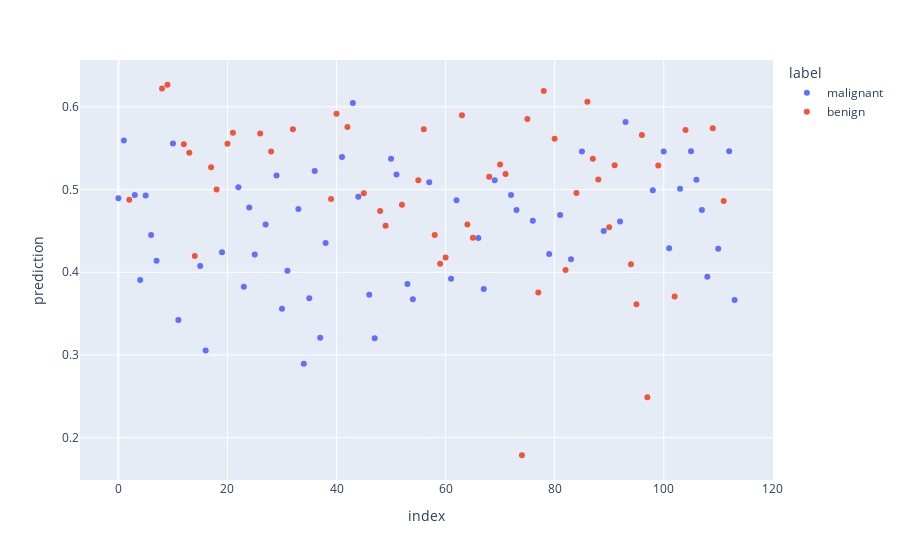

The notebook cell this image was saved under:
### Markdown cell above
### Model Performence: Pre-training

Parameters in our `model` defined above are randomly initialized by PyTorch. Let us visualize how our model performs on the testing dataset.

### Code cell
inSize, outSize = 31, 1
model = nn.Sequential(nn.Linear(inSize, outSize), # innner product
                      nn.Sigmoid())               # sigmoid
hat_y_test = model(x_test).detach()
label = y_test.squeeze().type(torch.bool)
label = ['malignant' if tmp else 'benign' for tmp in label]

df_pretrain = pd.DataFrame({'prediction':hat_y_test.squeeze(),
                            'label':label
                           }
                          )

fig = px.scatter(data_frame=df_pretrain,
                 y='prediction',
                 color='label',
                 labels={True:'malignant',
                         'benign':False})
fig.show()

### Figure 1 — Plotly figure (JSON) as saved in the notebook; plotly's stock layout.template omitted (floating-point values rounded to 4 significant figures)
{"data": [{"hovertemplate": "label=malignant<br>index=%{x}<br>prediction=%{y}<extra></extra>", "legendgroup": "malignant", "marker": {"color": "#636efa", "symbol": "circle"}, "mode": "markers", "name": "malignant", "orientation": "v", "showlegend": true, "type": "scatter", "x": [0, 1, 3, 4, 5, 6, 7, 10, 11, 15, 16, 19, 22, 23, 24, 25, 27, 29, 30, 31, 33, 34, 35, 36, 37, 38, 41, 43, 44, 46, 47, 50, 51, 53, 54, 57, 61, 62, 66, 67, 69, 72, 73, 76, 79, 81, 83, 85, 89, 92, 93, 98, 100, 101, 103, 105, 106, 107, 108, 110, 112, 113], "xaxis": "x", "y": [0.4897, 0.5593, 0.4935, 0.3906, 0.493, 0.445, 0.414, 0.5558, 0.3423, 0.4077, 0.3054, 0.4244, 0.5029, 0.3824, 0.4782, 0.4216, 0.4579, 0.517, 0.3559, 0.4018, 0.4766, 0.2895, 0.3686, 0.5224, 0.3208, 0.4354, 0.5393, 0.6046, 0.4914, 0.3727, 0.3202, 0.5372, 0.5182, 0.3859, 0.3673, 0.5088, 0.3921, 0.4871, 0.4414, 0.3798, 0.5114, 0.4934, 0.4752, 0.4623, 0.4222, 0.4693, 0.4157, 0.5461, 0.4499, 0.4614, 0.5816, 0.4993, 0.5461, 0.4292, 0.5009, 0.5465, 0.5118, 0.4752, 0.3947, 0.4285, 0.5462, 0.3664], "yaxis": "y"}, {"hovertemplate": "label=benign<br>index=%{x}<br>prediction=%{y}<extra></extra>", "legendgroup": "benign", "marker": {"color": "#EF553B", "symbol": "circle"}, "mode": "markers", "name": "benign", "orientation": "v", "showlegend": true, "type": "scatter", "x": [2, 8, 9, 12, 13, 14, 17, 18, 20, 21, 26, 28, 32, 39, 40, 42, 45, 48, 49, 52, 55, 56, 58, 59, 60, 63, 64, 65, 68, 70, 71, 74, 75, 77, 78, 80, 82, 84, 86, 87, 88, 90, 91, 94, 95, 96, 97, 99, 102, 104, 109, 111], "xaxis": "x", "y": [0.4878, 0.6222, 0.6268, 0.5549, 0.5446, 0.4197, 0.5269, 0.5, 0.5553, 0.5686, 0.5678, 0.546, 0.573, 0.4886, 0.5916, 0.5756, 0.4956, 0.4741, 0.4564, 0.4815, 0.5112, 0.5728, 0.445, 0.4102, 0.4178, 0.59, 0.4576, 0.4419, 0.5155, 0.5303, 0.5189, 0.1788, 0.5853, 0.3755, 0.6194, 0.5614, 0.4027, 0.496, 0.6063, 0.5372, 0.5123, 0.4544, 0.5294, 0.4098, 0.3615, 0.5662, 0.2489, 0.5292, 0.3707, 0.5722, 0.574, 0.4861], "yaxis": "y"}], "layout": {"autosize": true, "legend": {"title": {"text": "label"}, "tracegroupgap": 0}, "margin": {"t": 60}, "xaxis": {"anchor": "y", "autorange": true, "domain": [0, 1], "range": [-7.74, 120.7], "title": {"text": "index"}, "type": "linear"}, "yaxis": {"anchor": "x", "autorange": true, "domain": [0, 1], "range": [0.1441, 0.6615], "title": {"text": "prediction"}, "type": "linear"}}}
